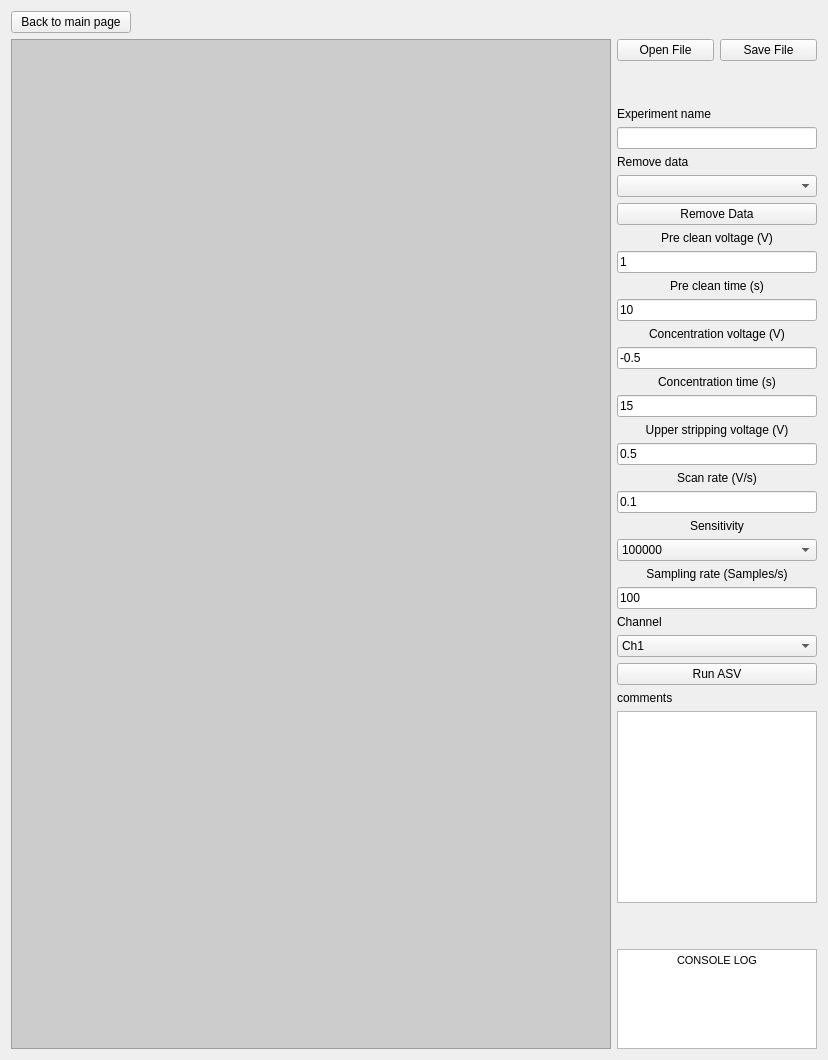
      <widget class="QWidget" name="asv_page">
       <layout class="QVBoxLayout" name="verticalLayout_8">
        <item>
         <widget class="QPushButton" name="asv_to_main_button">
          <property name="sizePolicy">
           <sizepolicy hsizetype="Minimum" vsizetype="Fixed">
            <horstretch>0</horstretch>
            <verstretch>0</verstretch>
           </sizepolicy>
          </property>
          <property name="maximumSize">
           <size>
            <width>120</width>
            <height>16777215</height>
           </size>
          </property>
          <property name="layoutDirection">
           <enum>Qt::LeftToRight</enum>
          </property>
          <property name="styleSheet">
           <string notr="true"/>
          </property>
          <property name="text">
           <string>Back to main page</string>
          </property>
          <property name="icon">
           <iconset theme="SP_ArrowBack"/>
          </property>
         </widget>
        </item>
        <item>
         <layout class="QHBoxLayout" name="asv_horizontal_layout">
          <item>
           <widget class="QGraphicsView" name="asv_plot_widget_container">
            <property name="minimumSize">
             <size>
              <width>600</width>
              <height>300</height>
             </size>
            </property>
            <property name="styleSheet">
             <string notr="true">background-color:#CCCCCC;</string>
            </property>
           </widget>
          </item>
          <item>
           <layout class="QVBoxLayout" name="asv_parameters">
            <property name="spacing">
             <number>6</number>
            </property>
            <item>
             <layout class="QGridLayout" name="asv_file_layout">
              <item row="0" column="0">
               <widget class="QPushButton" name="asv_open_file_button">
                <property name="text">
                 <string>Open File</string>
                </property>
               </widget>
              </item>
              <item row="0" column="1">
               <widget class="QPushButton" name="asv_save_file_button">
                <property name="text">
                 <string>Save File</string>
                </property>
               </widget>
              </item>
             </layout>
            </item>
            <item>
             <spacer name="asv_upper_spacer">
              <property name="orientation">
               <enum>Qt::Vertical</enum>
              </property>
              <property name="sizeHint" stdset="0">
               <size>
                <width>20</width>
                <height>40</height>
               </size>
              </property>
             </spacer>
            </item>
            <item>
             <widget class="QLabel" name="label_16">
              <property name="text">
               <string>Experiment name</string>
              </property>
             </widget>
            </item>
            <item>
             <widget class="QLineEdit" name="asv_experiment_name">
              <property name="sizePolicy">
               <sizepolicy hsizetype="Ignored" vsizetype="Fixed">
                <horstretch>0</horstretch>
                <verstretch>0</verstretch>
               </sizepolicy>
              </property>
             </widget>
            </item>
            <item>
             <widget class="QLabel" name="label_17">
              <property name="text">
               <string>Remove data</string>
              </property>
             </widget>
            </item>
            <item>
             <widget class="QComboBox" name="asv_remove_data_combo_box"/>
            </item>
            <item>
             <widget class="QPushButton" name="asv_remove_data_button">
              <property name="text">
               <string>Remove Data</string>
              </property>
             </widget>
            </item>
            <item>
             <widget class="QLabel" name="asv_pre_clean_label">
              <property name="sizePolicy">
               <sizepolicy hsizetype="Ignored" vsizetype="Fixed">
                <horstretch>0</horstretch>
                <verstretch>0</verstretch>
               </sizepolicy>
              </property>
              <property name="text">
               <string>&lt;html&gt;&lt;head/&gt;&lt;body&gt;&lt;p align=&quot;center&quot;&gt;Pre clean voltage (V)&lt;/p&gt;&lt;/body&gt;&lt;/html&gt;</string>
              </property>
             </widget>
            </item>
            <item>
             <widget class="QLineEdit" name="asv_pre_clean_voltage">
              <property name="sizePolicy">
               <sizepolicy hsizetype="Ignored" vsizetype="Fixed">
                <horstretch>0</horstretch>
                <verstretch>0</verstretch>
               </sizepolicy>
              </property>
              <property name="text">
               <string>1</string>
              </property>
             </widget>
            </item>
            <item>
             <widget class="QLabel" name="asv_pre_clean_time_label">
              <property name="text">
               <string>&lt;html&gt;&lt;head/&gt;&lt;body&gt;&lt;p align=&quot;center&quot;&gt;Pre clean time (s)&lt;/p&gt;&lt;/body&gt;&lt;/html&gt;</string>
              </property>
             </widget>
            </item>
            <item>
             <widget class="QLineEdit" name="asv_pre_clean_time">
              <property name="sizePolicy">
               <sizepolicy hsizetype="Ignored" vsizetype="Fixed">
                <horstretch>0</horstretch>
                <verstretch>0</verstretch>
               </sizepolicy>
              </property>
              <property name="text">
               <string>10</string>
              </property>
             </widget>
            </item>
            <item>
             <widget class="QLabel" name="asv_concentration_label">
              <property name="text">
               <string>&lt;html&gt;&lt;head/&gt;&lt;body&gt;&lt;p align=&quot;center&quot;&gt;Concentration voltage (V)&lt;/p&gt;&lt;/body&gt;&lt;/html&gt;</string>
              </property>
             </widget>
            </item>
            <item>
             <widget class="QLineEdit" name="asv_concentration_voltage">
              <property name="sizePolicy">
               <sizepolicy hsizetype="Ignored" vsizetype="Fixed">
                <horstretch>0</horstretch>
                <verstretch>0</verstretch>
               </sizepolicy>
              </property>
              <property name="text">
               <string>-0.5</string>
              </property>
             </widget>
            </item>
            <item>
             <widget class="QLabel" name="asv_concentration_time_label">
              <property name="text">
               <string>&lt;html&gt;&lt;head/&gt;&lt;body&gt;&lt;p align=&quot;center&quot;&gt;Concentration time (s)&lt;/p&gt;&lt;/body&gt;&lt;/html&gt;</string>
              </property>
             </widget>
            </item>
            <item>
             <widget class="QLineEdit" name="asv_concentration_time">
              <property name="sizePolicy">
               <sizepolicy hsizetype="Ignored" vsizetype="Fixed">
                <horstretch>0</horstretch>
                <verstretch>0</verstretch>
               </sizepolicy>
              </property>
              <property name="text">
               <string>15</string>
              </property>
             </widget>
            </item>
            <item>
             <widget class="QLabel" name="asv_cycles_label_2">
              <property name="text">
               <string>&lt;html&gt;&lt;head/&gt;&lt;body&gt;&lt;p align=&quot;center&quot;&gt;Upper stripping voltage (V)&lt;/p&gt;&lt;/body&gt;&lt;/html&gt;</string>
              </property>
             </widget>
            </item>
            <item>
             <widget class="QLineEdit" name="asv_upper_stripping_voltage">
              <property name="sizePolicy">
               <sizepolicy hsizetype="Ignored" vsizetype="Fixed">
                <horstretch>0</horstretch>
                <verstretch>0</verstretch>
               </sizepolicy>
              </property>
              <property name="text">
               <string>0.5</string>
              </property>
             </widget>
            </item>
            <item>
             <widget class="QLabel" name="asv_scan_rate_label">
              <property name="text">
               <string>&lt;html&gt;&lt;head/&gt;&lt;body&gt;&lt;p align=&quot;center&quot;&gt;Scan rate (V/s)&lt;/p&gt;&lt;/body&gt;&lt;/html&gt;</string>
              </property>
             </widget>
            </item>
            <item>
             <widget class="QLineEdit" name="asv_scan_rate">
              <property name="sizePolicy">
               <sizepolicy hsizetype="Ignored" vsizetype="Fixed">
                <horstretch>0</horstretch>
                <verstretch>0</verstretch>
               </sizepolicy>
              </property>
              <property name="text">
               <string>0.1</string>
              </property>
             </widget>
            </item>
            <item>
             <widget class="QLabel" name="asv_sensitivity_label">
              <property name="text">
               <string>&lt;html&gt;&lt;head/&gt;&lt;body&gt;&lt;p align=&quot;center&quot;&gt;Sensitivity&lt;/p&gt;&lt;/body&gt;&lt;/html&gt;</string>
              </property>
             </widget>
            </item>
            <item>
             <widget class="QComboBox" name="asv_sensitivity_combo_box">
              <item>
               <property name="text">
                <string>100000</string>
               </property>
              </item>
              <item>
               <property name="text">
                <string>1000</string>
               </property>
              </item>
              <item>
               <property name="text">
                <string>10000</string>
               </property>
              </item>
              <item>
               <property name="text">
                <string>1000000</string>
               </property>
              </item>
             </widget>
            </item>
            <item>
             <widget class="QLabel" name="asv_sampling_rate_label">
              <property name="text">
               <string>&lt;html&gt;&lt;head/&gt;&lt;body&gt;&lt;p align=&quot;center&quot;&gt;Sampling rate (Samples/s)&lt;/p&gt;&lt;/body&gt;&lt;/html&gt;</string>
              </property>
             </widget>
            </item>
            <item>
             <widget class="QLineEdit" name="asv_sampling_rate">
              <property name="sizePolicy">
               <sizepolicy hsizetype="Ignored" vsizetype="Fixed">
                <horstretch>0</horstretch>
                <verstretch>0</verstretch>
               </sizepolicy>
              </property>
              <property name="text">
               <string>100</string>
              </property>
             </widget>
            </item>
            <item>
             <widget class="QLabel" name="label_15">
              <property name="text">
               <string>Channel</string>
              </property>
             </widget>
            </item>
            <item>
             <widget class="QComboBox" name="asv_channel_selector">
              <item>
               <property name="text">
                <string>Ch1</string>
               </property>
              </item>
              <item>
               <property name="text">
                <string>Ch2</string>
               </property>
              </item>
              <item>
               <property name="text">
                <string>Ch3</string>
               </property>
              </item>
              <item>
               <property name="text">
                <string>Ch4</string>
               </property>
              </item>
             </widget>
            </item>
            <item>
             <widget class="QPushButton" name="run_asv_button">
              <property name="sizePolicy">
               <sizepolicy hsizetype="Minimum" vsizetype="Fixed">
                <horstretch>0</horstretch>
                <verstretch>0</verstretch>
               </sizepolicy>
              </property>
              <property name="minimumSize">
               <size>
                <width>0</width>
                <height>0</height>
               </size>
              </property>
              <property name="text">
               <string>Run ASV</string>
              </property>
             </widget>
            </item>
            <item>
             <widget class="QLabel" name="label_18">
              <property name="text">
               <string>comments</string>
              </property>
             </widget>
            </item>
            <item>
             <widget class="QTextEdit" name="asv_comments_textEdit">
              <property name="sizePolicy">
               <sizepolicy hsizetype="Ignored" vsizetype="Expanding">
                <horstretch>0</horstretch>
                <verstretch>0</verstretch>
               </sizepolicy>
              </property>
             </widget>
            </item>
            <item>
             <spacer name="verticalSpacer">
              <property name="orientation">
               <enum>Qt::Vertical</enum>
              </property>
              <property name="sizeHint" stdset="0">
               <size>
                <width>20</width>
                <height>40</height>
               </size>
              </property>
             </spacer>
            </item>
            <item>
             <widget class="QTextEdit" name="asv_console_log">
              <property name="sizePolicy">
               <sizepolicy hsizetype="Minimum" vsizetype="Minimum">
                <horstretch>0</horstretch>
                <verstretch>0</verstretch>
               </sizepolicy>
              </property>
              <property name="maximumSize">
               <size>
                <width>200</width>
                <height>100</height>
               </size>
              </property>
              <property name="readOnly">
               <bool>true</bool>
              </property>
              <property name="html">
               <string>&lt;!DOCTYPE HTML PUBLIC &quot;-//W3C//DTD HTML 4.0//EN&quot; &quot;http://www.w3.org/TR/REC-html40/strict.dtd&quot;&gt;
&lt;html&gt;&lt;head&gt;&lt;meta name=&quot;qrichtext&quot; content=&quot;1&quot; /&gt;&lt;meta charset=&quot;utf-8&quot; /&gt;&lt;style type=&quot;text/css&quot;&gt;
p, li { white-space: pre-wrap; }
hr { height: 1px; border-width: 0; }
li.unchecked::marker { content: &quot;\2610&quot;; }
li.checked::marker { content: &quot;\2612&quot;; }
&lt;/style&gt;&lt;/head&gt;&lt;body style=&quot; font-family:'Segoe UI'; font-size:9pt; font-weight:400; font-style:normal;&quot;&gt;
&lt;p align=&quot;center&quot; style=&quot; margin-top:0px; margin-bottom:0px; margin-left:0px; margin-right:0px; -qt-block-indent:0; text-indent:0px;&quot;&gt;&lt;span style=&quot; font-family:'MS Shell Dlg 2'; font-size:8.25pt;&quot;&gt;CONSOLE LOG&lt;/span&gt;&lt;/p&gt;&lt;/body&gt;&lt;/html&gt;</string>
              </property>
             </widget>
            </item>
           </layout>
          </item>
         </layout>
        </item>
       </layout>
      </widget>
